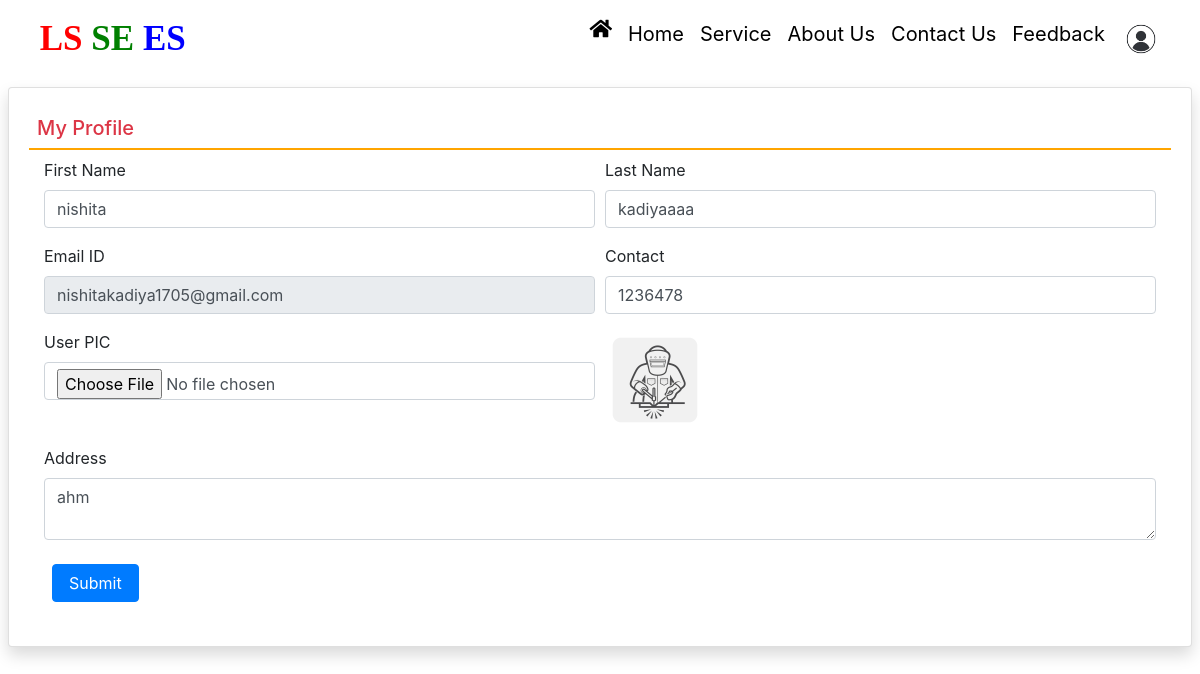
Screenshot of /worker_profile/ (signed in) with the database file from the repository.
### LocalApp/models.py (models this page shows, shortened)
class Worker(models.Model):
    user = models.ForeignKey(User,on_delete=models.CASCADE)
    mobile = models.CharField(max_length=15,null=True)
    image = models.FileField(null=True)
    imgs = models.FileField(null=True)
    professional = models.CharField(max_length=35,null=True)
    email = models.EmailField(null=True)
    address = models.TextField(max_length=800,null=True)
    type = models.CharField(max_length=15,null=True)
    status = models.CharField(max_length=15,null=True)
    auth_token = models.CharField(max_length=100,null=True)
    is_verified = models.BooleanField(default=False,null=True)

### LocalApp/views.py (the view, shortened to what this page needs)
# urls.py: path('worker_profile/',worker_profile,name="worker_profile"),
def worker_profile(request):
        data = Worker.objects.get(user=request.user)
        return render(request, 'worker_profile.html', locals())

### LocalApp/templates/worker_profile.html (shortened to what this page needs)
{% load static %}
<html>
<head>
</head>
<body>
{% include 'Workernav.html' %}
<div class="card shadow m-2">
    <div class="card-body">
        <h5 class="p-2 text-danger" style="border-bottom: 2px solid orange;">My Profile</h5>
<div class="container-fluid">
<form method="POST"  enctype="multipart/form-data">
    <div class="form-row">
        <div class="col-sm-6">
            <div class="form-group">
                <label>First Name</label>
                <input type="text" name="fname" placeholder="Enter First Name"  class="form-control"  pattern="[A-Za-z]+" value="{{data.user.first_name}}">
            </div>
        </div>
        <div class="col-sm-6">
            <div class="form-group">
                <label>Last Name</label>
                <input type="text" name="lname" placeholder="Enter Last Name"  class="form-control" pattern="[A-Za-z]+" value="{{data.user.last_name}}">
            </div>
        </div>
        <div class="col-sm-6">
            <div class="form-group">
                <label>Email ID</label>
                <input type="email" name="email" readonly placeholder="Email Address" required class="form-control" value="{{data.user.email}}">
            </div>
        </div>
        <div class="col-sm-6">
            <div class="form-group">
                <label>Contact</label>
                <input type="text" name="mobile" placeholder="Contact Number" required class="form-control" value="{{data.mobile}}">
            </div>
        </div>
        <div class="col-sm-6">
            <div class="form-group">
                <label>User PIC</label>
                <input type="file" name="image" class="form-control">
            </div>
        </div>
        <div class="col-sm-6">
            <div class="form-group">
                <img src = "{{data.image.url}}" width="100" height="100">
            </div>
        </div>
        <div class="col-sm-12">
            <div class="form-group">
                <label>Address</label>
                <textarea name="address" class="form-control" placeholder="Full Address">{{data.address}}</textarea>
            </div>
        </div>
    </div>
    <input type="submit" value="Submit" class="m-2 px-3 btn btn-primary">
</form>
</div>
</div>
</div>

### LocalApp/static/css/mystyle.css (style rules this page uses)
html { scroll-behavior:smooth; }

### rows the page displays
Worker: fname "nishita", lname "kadiyaaaa", email "nishitakadiya1705@gmail.com", mobile "1236478", image (picture), address "ahm"
